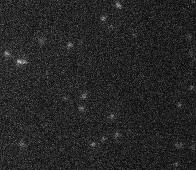
#> input picture real-data/snapshot.png, 196 x 170 px
$ jupyter execute --allow-errors image_creation_test.ipynb   (shell and % lines are left out)
#> lines starting #> are read from the running program, lines starting #| are printed output that depends on the picture
### helpers.py

import numpy as np
from skimage.measure import block_reduce
from skimage.util import random_noise
from sklearn.linear_model import LinearRegression
import matplotlib.pyplot as plt
from os import path, makedirs
import multiprocessing as mp
from tqdm import tqdm
from scipy.optimize import curve_fit


def brownian_motion(nparticles, nframes, nposframe, D, dt, startAtZero=False):
    """
    Simulates the Brownian motion of particles over a specified number of frames
    and interframe positions.

    Parameters:
    - nparticles (int): Number of particles to simulate.
    - nframes (int): Number of frames in the simulation.
    - nposframe (int): Number of interframe positions to calculate per frame.
    - D (float): Diffusion coefficient, influencing the spread of particle movement.
    - dt (float): Time interval between frames, affects particle displacement.
    - startAtZero (bool): If True, initializes the starting position at (0, 0).

    Returns:
    - trajectory (ndarray): Array of shape (nparticles, num_steps, 2) containing
                            the x, y coordinates of each particle at each time step.
                            `num_steps` is calculated as `nframes * nposframe`.
    """
    num_steps = nframes * nposframe
    positions = np.zeros(2)
    trajectory = np.zeros((nparticles, num_steps, 2))

    # the formula for sigma might be wrong ?
    #https://en.wikipedia.org/wiki/Mean_squared_displacement#:~:text=In%20statistical%20mechanics%2C%20the%20mean,a%20reference%20position%20over%20time.
    #https://en.wikipedia.org/wiki/Gaussian_function
    sigma = np.sqrt(2 * D * dt / nposframe)
    #sigma = np.sqrt(4 * D * dt / nposframe)  # Standard deviation of step size based on D and dt

    for p in range(nparticles):
        # Generate random steps in x and y directions based on normal distribution
        dxy = np.random.randn(num_steps, 2) * sigma
        if startAtZero:
            dxy[0, :] = [0, 0]  # Set starting position at origin for the first step
        # Calculate cumulative sum to get positions from step displacements
        positions = np.cumsum(dxy, axis=0)
        trajectory[p] = positions

    return trajectory


def mean_square_displacement(traj):
    """
    Computes the Mean Square Displacement (MSD) for a particle trajectory,
    which represents the average squared distance moved over time, useful
    for analyzing diffusion characteristics.

    Parameters:
    - traj (ndarray): Array of shape (num_steps, 2) representing the x, y positions
                      of a particle over time.

    Returns:
    - msd (ndarray): Array of MSD values computed for each time lag.
    """
    len = traj.shape[0]
    msd = np.zeros(len)
    for tao in range(len):
        # Calculate the square of displacements for each tao time t
        displacements = np.sum((traj[tao:] - traj[:len-tao])**2, axis=1)
        msd[tao] = np.mean(displacements)  # Average displacement for the given lag
    return msd

# [45 lines left out: functions mean_square_displacements, show_plt, not called in this run]


def gaussian_2d(xc, yc, sigma, grid_size, amplitude=1.0):
    """
    Generates a 2D Gaussian point spread function (PSF) centered at a specified position.

    Parameters:
    - xc, yc (float): The center coordinates (x, y) of the Gaussian within the grid.
    - sigma (float): Standard deviation of the Gaussian, controlling the spread (related to FWHM).
    - grid_size (int): Size of the output grid (grid will be grid_size x grid_size).
    - amplitude (float): Peak amplitude of the Gaussian function.

    Returns:
    - gauss (ndarray): A 2D array representing the Gaussian function centered at (xc, yc).
    """
    limit = (grid_size - 1) // 2  # Defines the range for x and y axes
    x = np.linspace(-limit, limit, grid_size)
    y = np.linspace(-limit, limit, grid_size)
    x, y = np.meshgrid(x, y)

    # Calculate the Gaussian function centered at (xc, yc)
    gauss = amplitude * np.exp(-(((x - xc) ** 2) / (2 * sigma ** 2) + ((y - yc) ** 2) / (2 * sigma ** 2)))
    return gauss


def add_noise_background(image, background, poisson_noise, gaussian_noise, normalizeValue=-1):
    """
    Adds background intensity and noise to an image, simulating microscopy imaging noise.

    Parameters:
    - image (ndarray): Input image to which noise and background will be added.
    - background (float): Mean intensity value of the background.
    - poisson_noise (float): Scale factor for Poisson noise, simulating photon shot noise.
    - gaussian_noise (float): Standard deviation for Gaussian noise, simulating electronic noise.

    Returns:
    - noisy (ndarray): A 16-bit unsigned integer array representing the noisy image.
    """
    # Add Gaussian noise to background intensity across the image
    background_image = image + np.clip(np.random.normal(background, gaussian_noise, image.shape),
                                       0, background + 3 * gaussian_noise)

    # Normalize image to prepare for Poisson noise scaling
    maxi = np.max(background_image)
    image_normalized = background_image / maxi  # Normalization step

    # Apply Poisson noise (scaling by poisson_noise factor)
    noisy = maxi * poisson_noise * random_noise(image_normalized / poisson_noise, mode='poisson')
    if (normalizeValue != -1):
        noisy = noisy / normalizeValue
    return noisy.astype(np.float16 if normalizeValue != -1 else np.uint16)


# [79 lines left out: functions plot1ParticleTrajectory, computeAndPlotMeanMSD, not called in this run]

def estimateDfromMSD(msd,time_range):
    model = LinearRegression(fit_intercept=False)
    model.fit(time_range.reshape(-1, 1), msd)  # Fit model to data
    slope = model.coef_[0]
    D_estimated = slope / 4
    return D_estimated

# [53 lines left out: function generateImagesAndGraphs, not called in this run]
    #fig.savefig(f'simulator-D{D}-FWHM{fwhm_psf}-hr{factor_hr}.pdf', bbox_inches='tight')


def generateImageFromTrajectory(trajectory, nframes, npixel, factor_hr, nposframe, dt, fwhm_psf, pixelsize, flux, background, poisson_noise, gaussian_noise):
    frame_hr = np.zeros((nframes, npixel * factor_hr, npixel * factor_hr))
    frame_noisy = np.zeros((nframes, npixel, npixel))
    frame_lr = np.zeros((nframes, npixel, npixel))

    for k in range(nframes):
        start = k * nposframe
        end = (k + 1) * nposframe
        trajectory_segment = trajectory[start:end, :]
        xtraj = trajectory_segment[:, 0]
        ytraj = trajectory_segment[:, 1]

        # Generate frame, convolution, resampling, noise for each frame
        for p in range(nposframe):
            frame_spot = gaussian_2d(xtraj[p], ytraj[p], 2.35 * fwhm_psf / pixelsize, npixel * factor_hr, flux)
            frame_hr[k] += frame_spot

        frame_lr[k] = block_reduce(frame_hr[k], block_size=factor_hr, func=np.mean)
        frame_noisy[k] = add_noise_background(frame_lr[k], background, poisson_noise, gaussian_noise)

    return frame_hr,frame_noisy

def generateAndPlotMultipleDiffusionSequences(diffusion_coefficients,  nframes, npixel, factor_hr, nposframe, dt, fwhm_psf, pixelsize, flux, background, poisson_noise, gaussian_noise):
    """
    Generates and displays image sequences for multiple diffusion coefficients,
    showing each sequence in a horizontal plot.

    Parameters:
    - diffusion_coefficients (list of float): List of diffusion coefficients to simulate.

    Returns:
    - None. Displays a horizontal plot of image sequences for each diffusion coefficient.
    """
#> called with nframes = 16, npixel = 64, factor_hr = 5, nposframe = 10, dt = 0.01, fwhm_psf = 200, pixelsize = 100, flux = 100
    n_diffusions = len(diffusion_coefficients)
    fig, axs = plt.subplots(n_diffusions, 5, figsize=(5 * 2, 2 * n_diffusions))

    # Generate images and graphs for each diffusion coefficient
    for i, D in enumerate(diffusion_coefficients):
        trajectory = brownian_motion(1, nframes, nposframe, D, dt)[0]
        print('Estimated D:', estimateDfromMSD(mean_square_displacement(trajectory),np.arange(nframes * nposframe) * dt / nposframe))
        frame_hr,frame_noisy = generateImageFromTrajectory(trajectory, nframes, npixel, factor_hr, nposframe, dt, fwhm_psf, pixelsize, flux, background, poisson_noise, gaussian_noise)
        for k in range(nframes):
            # Plot images and trajectory for each frame
            if k < 5:
                axs[i, k].imshow(frame_noisy[k], cmap='gray', vmin=0,vmax=1000)
                axs[i, k].set_title(f'D={D}, Frame {k}')
                axs[i, k].axis('off')

        # Add title for each row
        axs[i, 0].set_ylabel(f'D={D}', rotation=0, labelpad=60, fontsize=12)

    plt.suptitle("Image Sequences for Different Diffusion Coefficients")
    plt.tight_layout()
    plt.show()
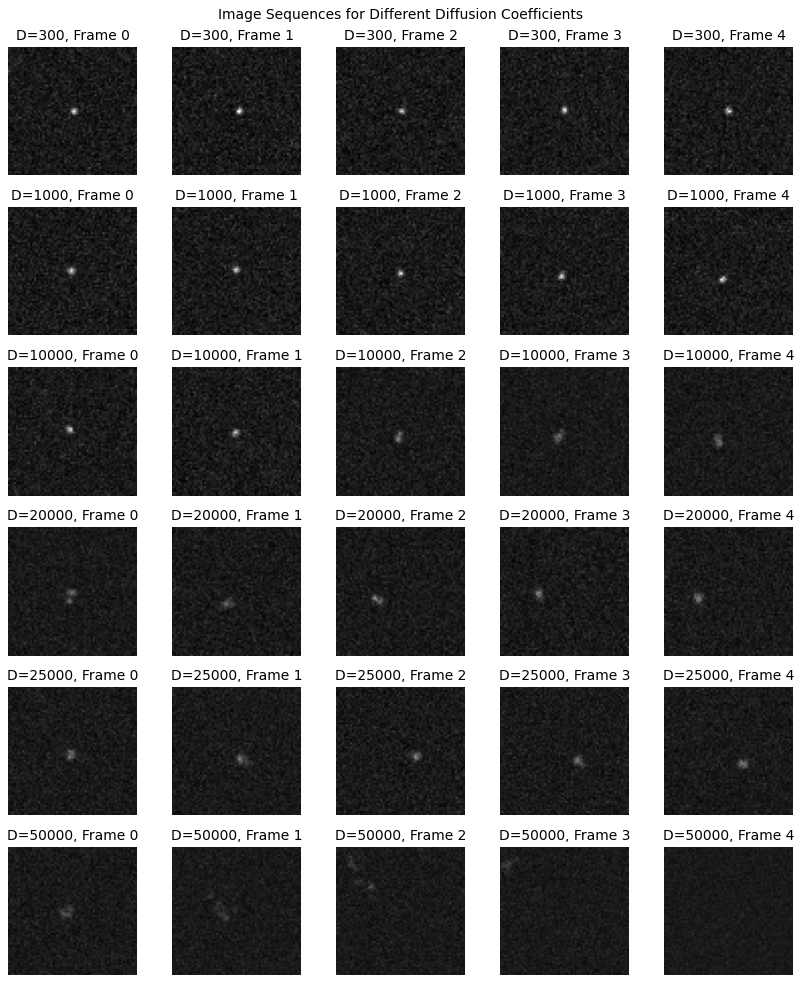
#> figure drawn by matplotlib, 30 panels


def generateImagesAndEstimateD(
    nparticles, nframes, npixel, factor_hr, nposframe, D, dt, fwhm_psf, pixelsize,
    flux, background, poisson_noise, gaussian_noise, normalizeValue=-1):
    """
    Generates the full pipeline of images and estimates the diffusion coefficient (D) for each particle.

    Parameters:
    - nparticles (int): Number of particles.
    - nframes (int): Number of frames to generate per particle.
    - npixel (int): Number of pixels for the image (square grid).
    - factor_hr (int): High-resolution scaling factor.
    - nposframe (int): Number of positions within each frame.
    - D (float): Diffusion coefficient for Brownian motion simulation.
    - dt (float): Time interval between frames.
    - fwhm_psf (float): Full width at half maximum for the PSF.
    - pixelsize (float): Pixel size in nanometers.
    - flux (float): Photon flux of the particles.
    - background (float): Background intensity level.
    - poisson_noise (float): Poisson noise scaling factor.
    - gaussian_noise (float): Gaussian noise standard deviation.

    Returns:
    - image_array (ndarray): Array of shape (nparticles, nframes, npixel, npixel)
                             containing the simulated noisy images.
    - D_estimates (ndarray): Array of size (nparticles) with estimated diffusion coefficients.
    """
    image_array = np.zeros((nparticles, nframes, npixel, npixel))
    D_estimates = np.zeros(nparticles)
    time_range = np.arange(nframes * nposframe) * dt / nposframe


    # Simulate Brownian motion for all particles
    trajectories = brownian_motion(nparticles, nframes, nposframe, D, dt)

    for p in range(nparticles):
        # Generate images for this particle
        trajectory = trajectories[p]
        frame_hr = np.zeros((nframes, npixel * factor_hr, npixel * factor_hr))
        frame_noisy = np.zeros((nframes, npixel, npixel))

        for k in range(nframes):
            start = k * nposframe
            end = (k + 1) * nposframe
            trajectory_segment = trajectory[start:end, :]
            xtraj = trajectory_segment[:, 0]
            ytraj = trajectory_segment[:, 1]

            # Generate frames
            for pos in range(nposframe):
                frame_spot = gaussian_2d(
                    xtraj[pos], ytraj[pos], 2.35 * fwhm_psf / pixelsize,
                    npixel * factor_hr, flux
                )
                frame_hr[k] += frame_spot

            # Downsample and add noise
            frame_lr = block_reduce(frame_hr[k], block_size=factor_hr, func=np.mean)
            frame_noisy[k] = add_noise_background(frame_lr, background, poisson_noise, gaussian_noise, normalizeValue)

        # Store the noisy images
        image_array[p] = frame_noisy

        # Estimate D from the trajectory
        msd = mean_square_displacement(trajectory)
        D_estimates[p] = estimateDfromMSD(msd, time_range)

    return image_array, D_estimates

# [99 lines left out: functions generateImagesAndEstimateDFromTrajs, save_image, load_image, not called in this run]

import matplotlib.pyplot as plt
import numpy as np
import matplotlib.pyplot as plt

# [71 lines left out: functions plot_image_frames, plot_image_frames16, not called in this run]


CPU_COUNT = mp.cpu_count()

# [227 lines left out: functions generateImagesAndEstimateDMAXD, _brownian_motion, _generate_trajectory, _generateImageforParticle, two_d_gaussian, fit_gaussian_to_image and 4 more, not called in this run]

import numpy as np

# [46 lines left out: functions compute_coarseD_for_batch, moving_average, not called in this run]

### image_creation_test.ipynb
# Units

Questions about the parameters:
Protons Flux ? How is it defined (protons/sec) ?
Check formula for D ? Right stdev ?
Right noise ? Not sure about this it.

# TODO
Normalizer
calculer coarse D (sur les centres de gravité)
creer le cnn, commencer à fit

# Parameters

Positions in nm
1 pixel is 100nm
Image size: Nx * Ny * Nt
Nx = Ny = 100 pixels
Nt: number of frames 10
Interframe positions: 10
The mollecule always starts in the center of the first frame.
delta_t: Time between two frames: 10 ms
Generate images for a chosen D in [10^-1, 10] (micro_meter)^2/second
Microscope FWHM (Full width half maximum): 100nm (later push up to 250nm)
Flux: 10 photons/ms
Amplitude of diraqs: Flux * delta_t /Interframe positions
PSF (Point Spread function): start with Gaussian, then use specified one

[cell 1]
import numpy as np
import matplotlib.pyplot as plt
import matplotlib.cm as cm
from scipy import stats
from skimage.io import imsave
import time
import numpy as np
from skimage.measure import block_reduce
from skimage.util import random_noise
from sklearn.linear_model import LinearRegression

[cell 2]
# Hyperparameters for simulation
nparticles = 1000   # Number of particles
nframes = 16    # Number of steps in the simulation
nposframe = 10    # Number of position per frame
dt = 0.01        # Integration time frame in second (time between two frames)
DGen = 10000        # Diffusion coefficient in nm^2 per s (=0.001 (um^2)/s)
num_steps = nframes*nposframe
# Hyperparameters for image generation
npixel = 64 # number of image pixels
pixelsize = 100 # in nm
fwhm_psf = 200 # full width half maximum (emulates microscope)
factor_hr = 5 # image high resulution factor
flux = 100 # number of photons per s
poisson_noise = 100
gaussian_noise = 10
background = 100 # base background value
normalizeValue = 1000 # value by which all samples will be normalized ! Needs to be fixed and the same for all images !

[cell 3]
#%load_ext autoreload
from helpers import *
from generate_images_fast import generateImagesAndEstimateDMAXD

[cell 4]
generateImagesAndEstimateDMAXD(120, nframes, npixel, factor_hr, nposframe, DGen, dt, fwhm_psf, pixelsize,flux, background, poisson_noise, gaussian_noise, normalizeValue)
#> (the rest of this cell did not finish here and is left out)

#> (a cell that did not finish here is left out)

#> (a cell that did not finish here is left out)

#> (a cell that did not finish here is left out)

[cell 8]
generateAndPlotMultipleDiffusionSequences([300,1000,10000,20000,25000,50000], nframes, npixel, factor_hr, nposframe, dt, fwhm_psf, pixelsize, flux, background, poisson_noise, gaussian_noise)

[cell 9]
import matplotlib.pyplot as plt
from skimage import io
import numpy as np

# Load the image and convert to grayscale
grayscale_image = io.imread('./real-data/snapshot.png')
#> grayscale_image is the input picture: shape (170, 196, 3); min 0, max 221, mean 37.5

# Display the image
plt.imshow(grayscale_image, cmap='gray')
plt.axis('off')
plt.title("Real data Image")
plt.show()

# Calculate and print intensity statistics
min_intensity = np.min(grayscale_image)
#> min_intensity = 0
max_intensity = np.max(grayscale_image)
#> max_intensity = 221
mean_intensity = np.mean(grayscale_image)
#> mean_intensity = 37.53

print(f"Minimum intensity: {min_intensity:.2f}")
#| Minimum intensity: 0.00
print(f"Maximum intensity: {max_intensity:.2f}")
#| Maximum intensity: 221.00
print(f"Mean intensity: {mean_intensity:.2f}")
#| Mean intensity: 37.53

[cell 10]
particlesToGen = 16
DGen = 10000
normalizeValue = 1000
import timeit

# Generating 16 images takes approx 5.7 seconds (on my laptop) using timeit ; 0.35 / image
# Generating 10000 images would take approximately 1 hour

# Generating 16 images takes approx 2.36 seconds (on my pc) using timeit ; 0.1475 / image
# Generating 10000 images would take approximately 25 minutes
images, estimatedDs = generateImagesAndEstimateD(particlesToGen, nframes, npixel, factor_hr, nposframe, DGen, dt, fwhm_psf, pixelsize,flux, background, poisson_noise, gaussian_noise, normalizeValue)

[cell 11]
import matplotlib.pyplot as plt

def plot_first_frames(images, particlesToGen):
    """
    Plots the first frame for each particle in the simulation.

    Args:
        images (np.ndarray): The simulated images, shape (particlesToGen, nframes, npixel, npixel).
        particlesToGen (int): Number of particles generated.
        nframes (int): Number of frames per particle simulation.

    Returns:
        None
    """
#> called with images = array of shape (16, 16, 64, 64), particlesToGen = 16
    # Set up the grid dimensions for plotting
    grid_size = int(np.ceil(np.sqrt(particlesToGen)))

    fig, axes = plt.subplots(grid_size, grid_size, figsize=(12, 12))
    axes = axes.flatten()

    for i in range(particlesToGen ):

        ax = axes[i]
        ax.imshow(images[i, 0], cmap='gray', interpolation='nearest', vmin=0, vmax=1 if normalizeValue != -1 else 1000)
        ax.set_title(f"Estimated D = {estimatedDs[i]:.2f}")
        ax.axis('off')  # Turn off axis for cleaner visualization

    # Hide unused subplots
    for j in range(particlesToGen, len(axes)):
        axes[j].axis('off')

    plt.tight_layout()
    plt.show()
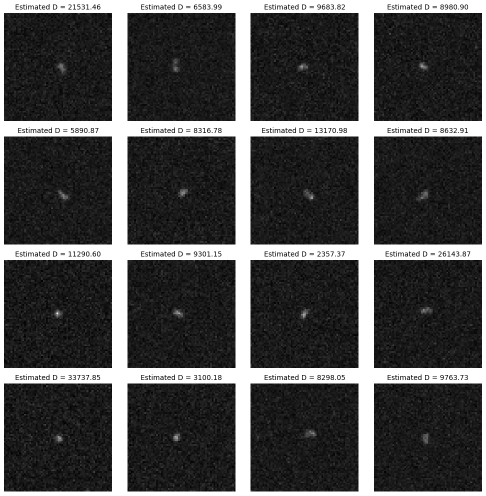
#> figure drawn by matplotlib, 16 panels

# Call the function to plot the first frames
plot_first_frames(images, particlesToGen)
